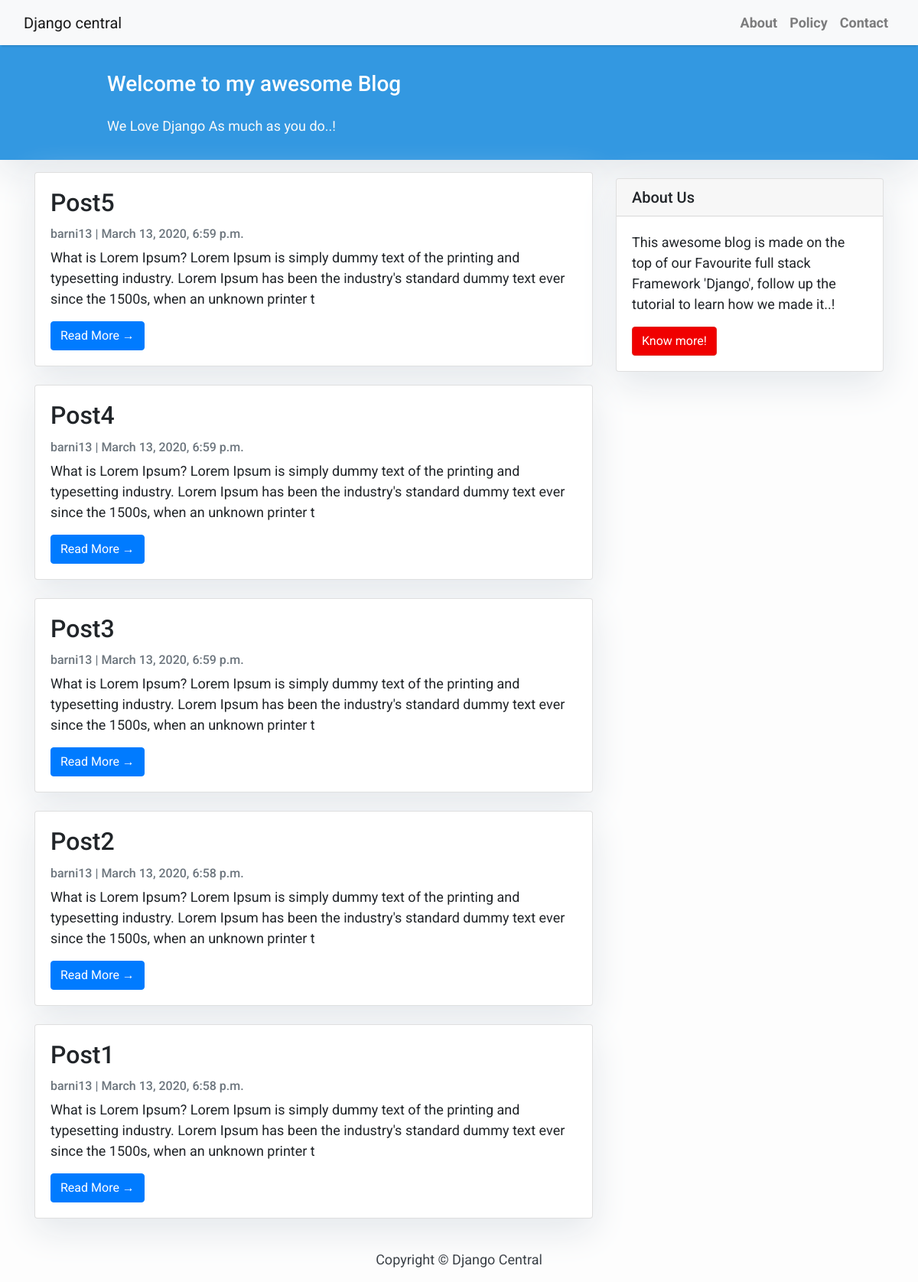
Screenshot of /blog/ with the database file from the repository.
### blog/models.py (models this page shows, shortened)
class Post(models.Model):
    title = models.CharField(max_length=200, unique=True)
    slug = models.SlugField(max_length=200, unique=True)
    author = models.ForeignKey(User, on_delete= models.CASCADE,related_name='blog_posts')
    updated_on = models.DateTimeField(auto_now= True)
    content = models.TextField()
    created_on = models.DateTimeField(auto_now_add=True)
    status = models.IntegerField(choices=STATUS, default=0)
    class Meta:
        ordering = ['-created_on']

### blog/views.py (the view)
# urls.py: path('', views.PostList.as_view(), name='home'),
class PostList(generic.ListView):
    queryset = Post.objects.filter(status = 1).order_by('-created_on')
    template_name = 'index.html'

### blog/templates/index.html (shortened to what this page needs)
{% extends "base.html" %}
{% block content %}
<header class="masthead">
    <div class="container">
        <div class="row">
            <div class=" col-md-8 col-md-10 mx-auto">
                <div class="site-heading">
                    <h3 class=" site-heading my-4 mt-3 text-white"> Welcome to my awesome Blog </h3>
                    <p class="text-light">We Love Django As much as you do..! &nbsp
                    </p>
                </div>
            </div>
        </div>
    </div>
</header>
<div class="container">
    <div class="row">
        <div class="col-md-8 mt-3 left">
            {% for post in post_list %}
            <div class="card mb-4">
                <div class="card-body">
                    <h2 class="card-title">{{ post.title }}</h2>
                    <p class="card-text text-muted h6">{{ post.author }} | {{ post.created_on}} </p>
                    <p class="card-text">{{post.content|slice:":200" }}</p>
                    <a href="{% url 'post_detail' post.slug  %}" class="btn btn-primary">Read More &rarr;</a>
                </div>
            </div>
            {% endfor %}
        </div>
        {% block sidebar %} {% include 'sidebar.html' %} {% endblock sidebar %}
    </div>
</div>
{%endblock%}

### blog/templates/base.html (shortened to what this page needs)
<!DOCTYPE html>
<html>
    <head>
        <link rel="stylesheet" href="https://maxcdn.bootstrapcdn.com/bootstrap/4.0.0/css/bootstrap.min.css"
 />
    </head>
    <body>
        <nav class="navbar navbar-expand-lg navbar-light bg-light shadow" id="mainNav">
            <div class="container-fluid">
                <a class="navbar-brand" href="{% url 'home' %}">Django central</a>
                <div class="collapse navbar-collapse" id="navbarResponsive">
                    <ul class="navbar-nav ml-auto">
                        <li class="nav-item text-black">
                            <a class="nav-link text-black font-weight-bold" href="#">About</a>
                        </li>
                        <li class="nav-item text-black">
                            <a class="nav-link text-black font-weight-bold" href="#">Policy</a>
                        </li>
                        <li class="nav-item text-black">
                            <a class="nav-link text-black font-weight-bold" href="#">Contact</a>
                        </li>
                    </ul>
                </div>
            </div>
        </nav>
        {% block content %}{% endblock content %}
        <footer class="py-3 bg-grey">
            <p class="m-0 text-dark text-center ">Copyright &copy; Django Central</p>
        </footer>
    </body>
</html>

### blog/templates/sidebar.html (shortened to what this page needs)
{% block sidebar %}
<div class="col-md-4 float-right ">
<div class="card my-4">
        <h5 class="card-header">About Us</h5>
    <div class="card-body">
        <p class="card-text"> This awesome blog is made on the top of our Favourite full stack Framework 'Django', follow up the tutorial to learn how we made it..!</p>
        <a href="https://djangocentral.com/building-a-blog-application-with-django"
           class="btn btn-danger">Know more!</a>
    </div>
</div>
</div>
{% endblock sidebar %}

### blog/templates/base.html (style rules this page uses)
body { font-family: "Roboto", sans-serif; font-size: 17px; background-color: #fdfdfd; }
.shadow { box-shadow: 0 4px 2px -2px rgba(0, 0, 0, 0.1); }
.btn-danger { color: #fff; background-color: #f00000; border-color: #dc281e; }
.masthead { background: #3398E1; height: auto; padding-bottom: 15px; box-shadow: 0 16px 48px #E3E7EB; padding-top: 10px; }

### blog/templates/index.html (style rules this page uses)
body { font-family: "Roboto", sans-serif; font-size: 18px; background-color: #fdfdfd; }
.card { box-shadow: 0 16px 48px #E3E7EB; }

### blog/templates/sidebar.html (style rules this page uses)
.card { box-shadow: 0 16px 48px #E3E7EB; }

### rows the page displays
Post: title "Post5", author "barni13", created_on "March 13, 2020, 6:59 p.m.", content "What is Lorem Ipsum? Lorem Ipsum is simply dummy text of the printing and typesetting industry. Lorem Ipsum has been the industry's standard dummy text ever since the 1500s, when an unknown printer t"
Post: title "Post4", author "barni13", created_on "March 13, 2020, 6:59 p.m.", content "What is Lorem Ipsum? Lorem Ipsum is simply dummy text of the printing and typesetting industry. Lorem Ipsum has been the industry's standard dummy text ever since the 1500s, when an unknown printer t"
Post: title "Post3", author "barni13", created_on "March 13, 2020, 6:59 p.m.", content "What is Lorem Ipsum? Lorem Ipsum is simply dummy text of the printing and typesetting industry. Lorem Ipsum has been the industry's standard dummy text ever since the 1500s, when an unknown printer t"
Post: title "Post2", author "barni13", created_on "March 13, 2020, 6:58 p.m.", content "What is Lorem Ipsum? Lorem Ipsum is simply dummy text of the printing and typesetting industry. Lorem Ipsum has been the industry's standard dummy text ever since the 1500s, when an unknown printer t"
Post: title "Post1", author "barni13", created_on "March 13, 2020, 6:58 p.m.", content "What is Lorem Ipsum? Lorem Ipsum is simply dummy text of the printing and typesetting industry. Lorem Ipsum has been the industry's standard dummy text ever since the 1500s, when an unknown printer t"
